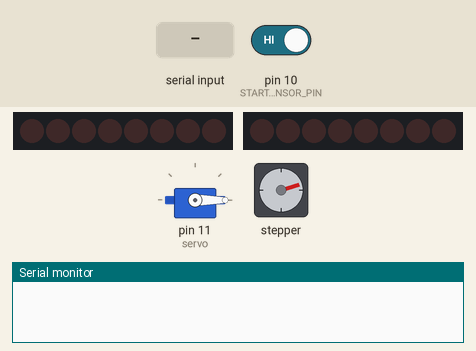
Recording of a sketch running on a simulated Arduino Uno, built with avr-gcc and run on an emulated ATmega328P. Parts: 2 × 8 port-expander outputs drawn as a row of LEDs (first output left, lit = HIGH), servo, stepper motor, the last lines printed to the serial monitor. Wiring (inferred from the names in the program): PCF8574 port expander at I2C address 0x20; PCF8574 port expander at I2C address 0x21. Wiring (inferred from the signals the program sends): 2 × row of LEDs: on Q0, Q1, Q2, Q3, Q4, Q5, Q6, Q7 / on Q0, Q1, Q2, Q3, Q4, Q5, Q6, Q7. The test bench sets the inputs (shaded band); at power-on: pin 10 (START_POINT_SENSOR_PIN) HIGH. Stepper angles assume 2048 steps per turn.

Above: at 1.2 s.
1.3 s: "H,45\n" received over Serial
4.3 s: "A90\n" received over Serial
At 4.67 s:
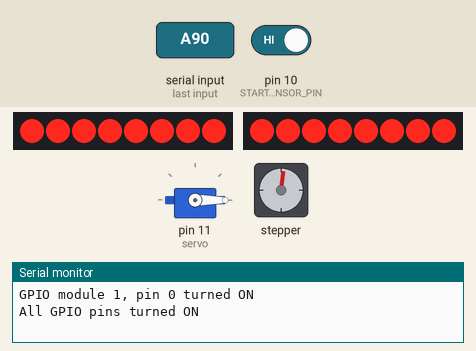
7.3 s: "H,45\n" received over Serial
At 7.69 s:
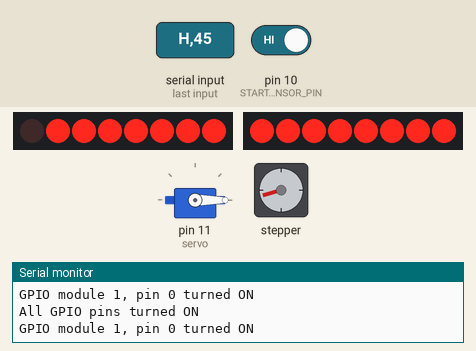
10.3 s: "S90\n" received over Serial
At 10.71 s:
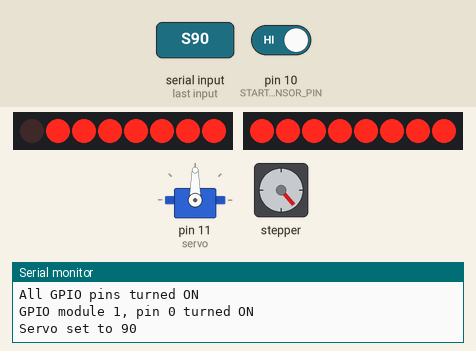
13.3 s: pin 10 (START_POINT_SENSOR_PIN) driven LOW
At 13.3 s:
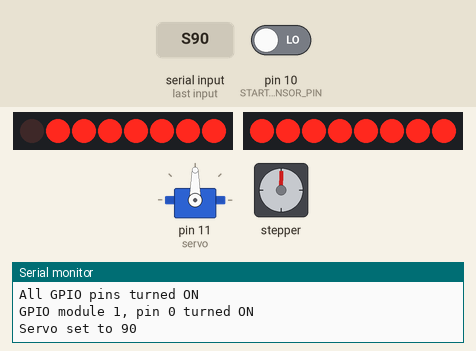
14.8 s: "M90\n" received over Serial
At 17.7 s:
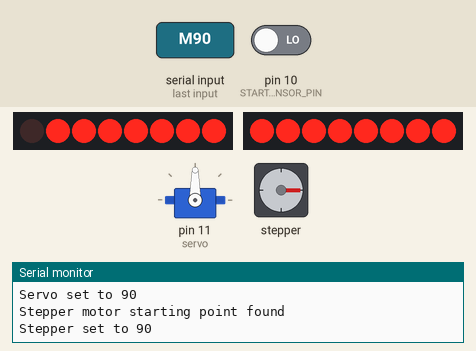
Timing chart, 0 to 18.8 s (numbered marks = the images above; inputs shaded):
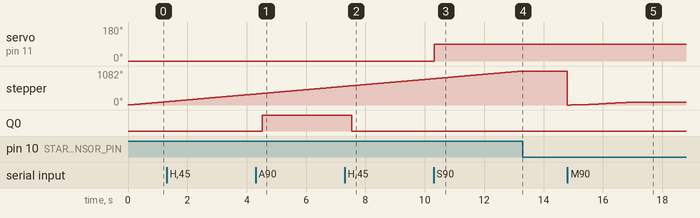

Measured:
- after the input at 4.3 s, Q0: LOW → HIGH after 0.23 s
- after the input at 7.3 s, Q0: HIGH → LOW after 0.24 s
- after the input at 10.3 s, servo on pin 11 (servo): 0° → 90° at once
- after the input at 13.3 s, stepper: stops changing and stays 1082°
- after the input at 14.8 s, stepper: turns 1082° counter-clockwise in 0.00 s, then 90° clockwise in 2.4 s

The sketch:

component-debug-setting-via-serial.ino
```cpp
#define GS_NO_ACCEL

#include <Servo.h>
#include "PCF8574_Control.h"
#include <GyverStepper2.h>

// ------------------ Stepper motor
#define GS_NO_ACCEL
GStepper2<STEPPER4WIRE> stepper(2048, 7, 5, 6, 4); // Steps per revolution and pins
#define START_POINT_SENSOR_PIN 10
bool look_for_start_point = true;

// ------------------ Servo motor
Servo servo;

// ------------------ Laser pointer
#define LASER_PIN A3
#define LAZER_ANALOG_PIN // if using analog pin for laser pointer
void pointerOn() {
  #ifdef LAZER_ANALOG_PIN
    analogWrite(LASER_PIN, 255);
  #else
    digitalWrite(LASER_PIN, HIGH);
  #endif
}

void pointerOff() {
  #ifdef LAZER_ANALOG_PIN
    analogWrite(LASER_PIN, 0);
  #else
    digitalWrite(LASER_PIN, LOW);
  #endif
}

// Function to handle serial commands
void handleSerialCommand(String command) {
  if (command.length() < 2) return; // Invalid command

  char cmd = command[0]; // First character is the command
  int value = command.substring(1).toInt(); // Rest is the value

  switch (cmd) {
    case 'S': // Servo motor control
      if (value >= 0 && value <= 180) {
        servo.write(value);
        Serial.print("Servo set to ");
        Serial.println(value);
      } else {
        Serial.println("Invalid servo angle (0-180)");
      }
      break;

    case 'M': // Stepper motor control
      stepper.setTargetDeg((float)value);
      Serial.print("Stepper set to ");
      Serial.println(value);
      break;

    case 'H': // Turn GPIO expander pin HIGH (off)
      if (value >= 0 && value <= 15) { // Pins 0-7 for module 1, 8-15 for module 2
        uint8_t module = (value >= 8) ? 2 : 1; // Determine module based on pin number
        uint8_t pin = (value >= 8) ? value - 8 : value; // Map pin to 0-7 for the module
        setPCF8574Pin(module, pin, HIGH);
        Serial.print("GPIO module ");
        Serial.print(module);
        Serial.print(", pin ");
        Serial.print(pin);
        Serial.println(" turned ON");
      } else {
        Serial.println("Invalid GPIO pin (0-15)");
      }
      break;

    case 'L': // Turn GPIO expander pin LOW (on)
      if (value >= 0 && value <= 15) { // Pins 0-7 for module 1, 8-15 for module 2
        uint8_t module = (value >= 8) ? 2 : 1; // Determine module based on pin number
        uint8_t pin = (value >= 8) ? value - 8 : value; // Map pin to 0-7 for the module
        setPCF8574Pin(module, pin, LOW);
        Serial.print("GPIO module ");
        Serial.print(module);
        Serial.print(", pin ");
        Serial.print(pin);
        Serial.println(" turned OFF");
      } else {
        Serial.println("Invalid GPIO pin (0-15)");
      }
      break;

    case 'A': // Turn ALL GPIO pins ON (LOW)
      for (uint8_t module = 1; module <= 2; module++) {
        for (uint8_t pin = 0; pin < 8; pin++) {
          setPCF8574Pin(module, pin, LOW);
        }
      }
      Serial.println("All GPIO pins turned ON");
      break;

    case 'Z': // Turn ALL GPIO pins OFF (HIGH)
      for (uint8_t module = 1; module <= 2; module++) {
        for (uint8_t pin = 0; pin < 8; pin++) {
          setPCF8574Pin(module, pin, HIGH);
        }
      }
      Serial.println("All GPIO pins turned OFF");
      break;

    case 'X': // Turn laser ON
      pointerOn();
      Serial.println("Laser turned ON");
      break;

    case 'Y': // Turn laser OFF
      pointerOff();
      Serial.println("Laser turned OFF");
      break;

    default:
      Serial.println("Unknown command");
      break;
  }
}

void setup() {
  Serial.begin(9600);

  Wire.begin(); // Initialize I2C communication

  stepper.reverse(true); // First go backward for finding starting point
  stepper.setMaxSpeed(500); // Speed for setTargetDeg()

  servo.attach(11); // Attach servo to pin 11
  servo.write(0); // Set servo to 0 degrees

  pinMode(START_POINT_SENSOR_PIN, INPUT);
}

void loop() {
  stepper.tick();

  if (look_for_start_point) {
    if (digitalRead(START_POINT_SENSOR_PIN) == LOW) {
      stepper.stop();
      stepper.reset();
      stepper.reverse(false);
      look_for_start_point = false;
      Serial.println("Stepper motor starting point found");
    } else {
      stepper.setSpeed(500); // Rotate at 500 steps per second
    }
  }

  // Handle serial input
  if (Serial.available()) {
    String command = Serial.readStringUntil('\n');
    command.trim(); // Remove any extra whitespace
    handleSerialCommand(command);
  }
}
```

PCF8574_Control.cpp
```cpp
#include "Arduino.h"
#include "PCF8574_Control.h"

// Variables to store the current state of all pins for each module
byte pcf8574_state_1 = 0xFF; // Default all pins HIGH (off) for module 1
byte pcf8574_state_2 = 0xFF; // Default all pins HIGH (off) for module 2

// Function to set the state of a specific pin on a specific PCF8574 module
void setPCF8574Pin(uint8_t module, uint8_t pin, bool state) {
  // Validate the module number (1 or 2)
  if (module != 1 && module != 2) {
    Serial.println("Error: Module number must be 1 or 2.");
    return;
  }

  // Validate the pin number (0-7)
  if (pin > 7) {
    Serial.println("Error: Pin number must be between 0 and 7.");
    return;
  }

  // Determine which module's state to update
  byte* pcf8574_state = (module == 1) ? &pcf8574_state_1 : &pcf8574_state_2;
  uint8_t pcf8574_address = (module == 1) ? PCF8574_ADDRESS_1 : PCF8574_ADDRESS_2;

  // Update the state of the specific pin
  if (state == LOW) {
    *pcf8574_state &= ~(1 << pin); // Set the pin LOW (turn on)
  } else {
    *pcf8574_state |= (1 << pin);  // Set the pin HIGH (turn off)
  }

  // Send the updated state to the PCF8574 module
  Wire.beginTransmission(pcf8574_address);
  Wire.write(*pcf8574_state);
  Wire.endTransmission();
}

// Function to set all pins on both modules to a specific state
void setAllPCF8574Pins(bool state) {
  // Determine the new state for all pins
  byte new_state = (state == LOW) ? 0x00 : 0xFF;

  // Update the state for module 1
  pcf8574_state_1 = new_state;
  Wire.beginTransmission(PCF8574_ADDRESS_1);
  Wire.write(pcf8574_state_1);
  Wire.endTransmission();

  // Update the state for module 2
  pcf8574_state_2 = new_state;
  Wire.beginTransmission(PCF8574_ADDRESS_2);
  Wire.write(pcf8574_state_2);
  Wire.endTransmission();
}
```

PCF8574_Control.h
```cpp
#ifndef PCF8574_CONTROL_H
#define PCF8574_CONTROL_H

#include <Wire.h>

// I2C addresses for the two PCF8574 modules
#define PCF8574_ADDRESS_1 0x20 // Address of the first module
#define PCF8574_ADDRESS_2 0x21 // Address of the second module

// Function declarations
void setPCF8574Pin(uint8_t module, uint8_t pin, bool state);
void setAllPCF8574Pins(bool state);

#endif
```
